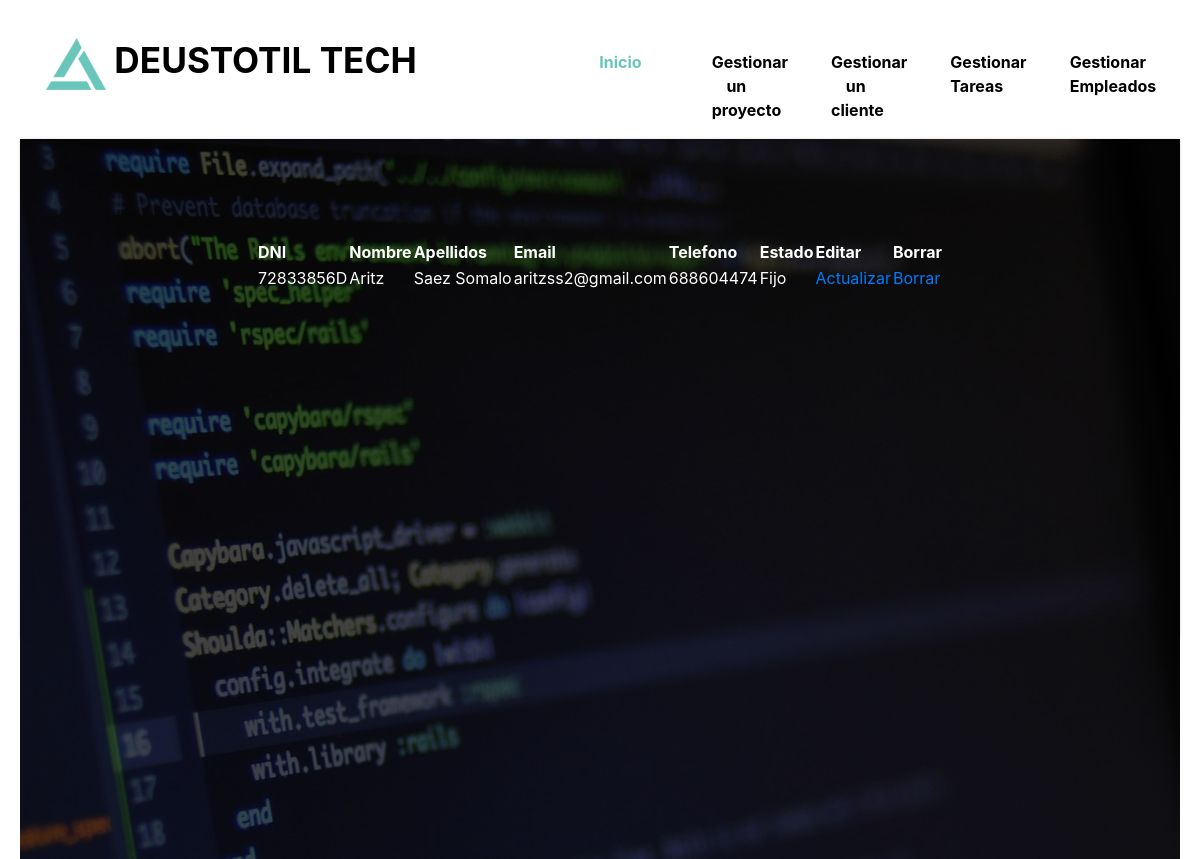
/myApp/empleados/2/, run on the app's committed database.
### myApp/models.py (models this page shows, shortened)
class Empleado(models.Model):
    dni = models.CharField(max_length=9)
    nombre = models.CharField(max_length=50)
    apellidos = models.CharField(max_length=100)
    email = models.EmailField(max_length=100)
    telefono = models.IntegerField()
    estado = models.CharField(max_length=100)

### myApp/views.py (the view)
# urls.py: path('empleados/<int:pk>/', views.EmpleadosDetailView.as_view(), name='empleadosDetailView'),
class EmpleadosDetailView(DetailView):
    model = Empleado
    template_name = "empleadosDetailView.html"
    def get_context_data(self, **kwargs):
        context = super(EmpleadosDetailView, self).get_context_data(**kwargs)
        return context

### myApp/templates/empleadosDetailView.html (shortened to what this page needs)
{% load static %}
<!DOCTYPE html>
<html lang="en">
<head>
    <link rel="stylesheet" href="{% static 'font-awesome-4.7.0/css/font-awesome.min.css' %}">
    <link rel="stylesheet" href="{% static 'css/bootstrap.min.css' %}">
    <link rel="stylesheet" type="{% static 'css' %}" href="{% static 'css/datepicker.css' %}">
    <link rel="stylesheet" type="{% static 'css' %}" href="{% static 'slick/slick.css' %}"/>
    <link rel="stylesheet" type="{% static 'css' %}" href="{% static 'slick/slick-theme.css' %}"/>
    <link rel="stylesheet" href="{% static 'css/templatemo-style.css' %}">
      </head>
<body>
        <div class="tm-main-content" id="top">
            <div class="tm-top-bar-bg"></div>
            <div class="tm-top-bar" id="tm-top-bar">
                <div class="container">
                    <div class="row">
                        <nav class="navbar navbar-expand-lg narbar-light">
                            <a class="navbar-brand mr-auto" href="#">
                                <img src="{% static 'img/logo.png' %}" alt="Site logo">
                                Deustotil Tech
                            </a>
                            <div id="mainNav" class="collapse navbar-collapse tm-bg-white">
                                <ul class="navbar-nav ml-auto">
                                    <li class="nav-item">
                                        <a class="nav-link active" href="{% url 'index' %}">Inicio <span class="sr-only">(current)</span></a>
                                    </li>
                                  <div class="dropdown">
                                      <li class="nav-item">
                                          <button class="dropbtn">Gestionar un proyecto</button>
                                      </li>
                                  </div>
                                  <div class="dropdown">
                                      <li class="nav-item">
                                          <button class="dropbtn">Gestionar un cliente</button>
                                      </li>
                                  </div>
                                <div class="dropdown">
                                    <li class="nav-item">
                                        <button class="dropbtn">Gestionar Tareas</button>
                                    </li>
                                </div>
                                <div class="dropdown">
                                    <li class="nav-item">
                                        <button class="dropbtn">Gestionar Empleados</button>
                                    </li>
                                </div>
                            </ul>
                        </div>
                    </nav>
                </div>
            </div>
        </div>
        <div class="tm-page-wrap mx-auto" style="max-height:500px ">
            <section class="tm-banner">
                <div class="tm-container-outer tm-banner-bg">
                    <div class="container">
                        <div class="row tm-banner-row" id="tm-section-search">
                            <table>
                                <thead>
                                    <tr>
                                        <th style="color:white">DNI</th>
                                        <th style="color:white">Nombre</th>
                                        <th style="color:white">Apellidos</th>
                                        <th style="color:white">Email</th>
                                        <th style="color:white">Telefono</th>
                                        <th style="color:white">Estado</th>
                                        <th style="color:white">Editar</th>
                                        <th style="color:white">Borrar</th>
                                    </tr>
                                </thead>
                                <tbody>
                                    <tr>
                                        <td style="color:white">{{ empleado.dni }}</td>
                                        <td style="color:white">{{ empleado.nombre }}</td>
                                        <td style="color:white">{{ empleado.apellidos }}</td>
                                        <td style="color:white">{{ empleado.email }}</td>
                                        <td style="color:white">{{ empleado.telefono }}</td>
                                        <td style="color:white">{{ empleado.estado }}</td>
                                        <td style="color:white"><a href="{% url 'empleadosUpdateView' empleado.id %}">Actualizar</a> </td>
                                        <td style="color:white"><a href="{% url 'empleadosDeleteView' empleado.id %}">Borrar</a> </td>
                                    </tr>
                                </tbody>
                            </table>
                        </div>
                        <div class="tm-banner-overlay"></div>
                    </div>
                </div>
            </section>
</div>
</div>
</body>
</html>

### myApp/static/css/templatemo-style.css (style rules this page uses)
.dropbtn { background-color: #fff; color: black; display: block; padding: 50px 35px; font-size: 16px; font-weight: 700; border: none; height: 105.52px; width: 119.33px; }
.dropdown { position: relative; display: inline-block; }
a, button { transition: all 0.3s ease; }
.tm-page-wrap { max-width: 1400px; box-shadow: 0 0 3px rgba(0, 0, 0, 0.15); background: white; }
.tm-container-outer { max-width: 1400px; margin: 0 auto; }
.tm-top-bar .navbar-expand-lg .navbar-nav .nav-link { padding: 50px 35px; }
.tm-top-bar { position: fixed; top: 0; left: 0; width: 100%; padding: 0; z-index: 10000; transition: all 0.2s ease-in-out; height: 119px; background: white; }
.tm-top-bar .navbar-brand img { width: 60px; height: auto; }
.tm-top-bar-bg { height: 119px; }
.tm-top-bar a { color: black; }
.navbar-brand { font-size: 2.2rem; text-transform: uppercase; }
.navbar { font-weight: 700; width: 100%; padding-top: 0; padding-bottom: 0; }
.nav-link.active, .nav-link:hover { color: #69c6ba; }
.tm-banner-overlay { z-index: 1; height: 100%; width: 100%; position: absolute; overflow: auto; top: 0px; left: 0px; background: rgba(0, 0, 0, 0.7); }
.tm-banner-bg { background: url(../img/software.png) center top no-repeat; min-height: 720px; position: relative; }
.tm-banner-row { position: relative; z-index: 100; justify-content: center; padding-top: 100px; }

### data on the page
Empleado: dni "72833856D", nombre "Aritz", apellidos "Saez Somalo", email "aritzss2@gmail.com", telefono "688604474", estado "Fijo"
